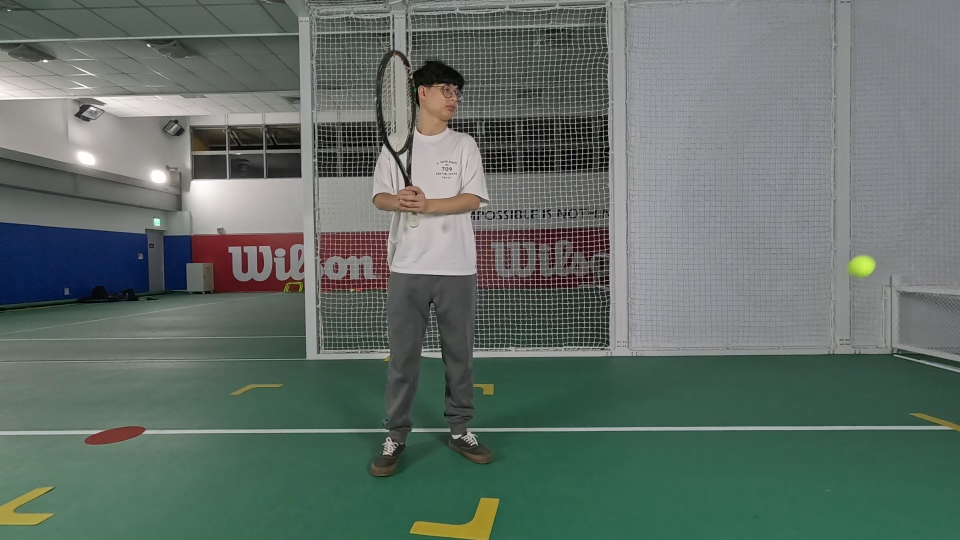
#> input picture frame 14 of input_videos/tennis_45.mp4, 1920 x 1080 px, given in place of 0315_45_sync.mp4, which was not available (shown at 1/2 size)
$ python video_grab_photo.py
#> lines starting #> are read from the running program, lines starting #| are printed output that depends on the picture
import cv2
import os

def play_videos(video1_path, video2_path, base_output_folder='screenshots'):
    # 建立截圖儲存資料夾
#> called with video1_path = 'synchronized_videos/0315_45_sync.mp4', video2_path = 'synchronized_videos/0315_side_sync.mp4', base_output_folder = 'screenshots'
    folder_45 = os.path.join(base_output_folder, '45')
    folder_side = os.path.join(base_output_folder, 'side')
    for folder in [folder_45, folder_side]:
        if not os.path.exists(folder):
            os.makedirs(folder)

    # 開啟兩個影片
    cap1 = cv2.VideoCapture(video1_path)
    cap2 = cv2.VideoCapture(video2_path)

    # 檢查影片是否成功開啟
    if not cap1.isOpened() or not cap2.isOpened():
        print("無法開啟影片檔案")
        return

    # 計數器用於檔名
    screenshot_counter = 0

    # 取得影片總幀數
    total_frames1 = int(cap1.get(cv2.CAP_PROP_FRAME_COUNT))
    total_frames2 = int(cap2.get(cv2.CAP_PROP_FRAME_COUNT))

    # 目前播放的幀數
    current_frame1 = 0
    current_frame2 = 0

    print("控制說明：")
    print("'s': 截圖")
    print("'q': 結束播放")
    print("'a': 倒退 5 幀")
    print("'d': 前進 5 幀")
    print("'z': 倒退 1 幀")
    print("'c': 前進 1 幀")

    while True:
        # 讀取影片的每一幀
        ret1, frame1_original = cap1.read()
#> frame1_original is the input picture: shape (1080, 1920, 3); mean B, G, R 103.8, 110.3, 97.8
        ret2, frame2_original = cap2.read()

        # 如果影片播放完畢就重新播放
        if not ret1:
            cap1.set(cv2.CAP_PROP_POS_FRAMES, 0)
            ret1, frame1_original = cap1.read()
            current_frame1 = 0
        if not ret2:
            cap2.set(cv2.CAP_PROP_POS_FRAMES, 0)
            ret2, frame2_original = cap2.read()
            current_frame2 = 0

        # 製作低解析度版本用於顯示
        frame1_display = cv2.resize(frame1_original, (640, 480))
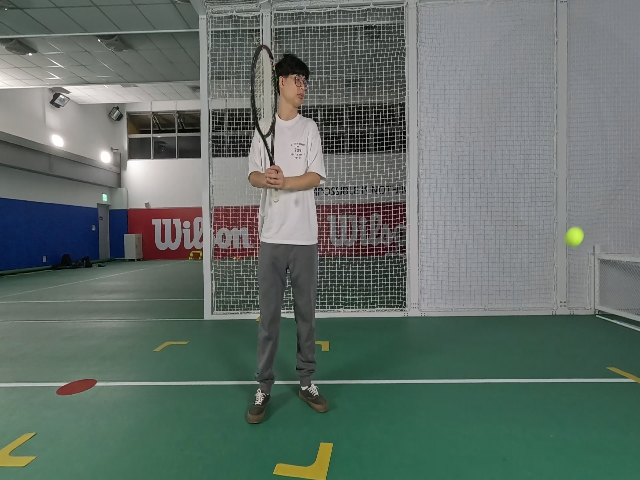
#> frame1_display: shape (480, 640, 3); mean B, G, R 103.8, 110.3, 97.8
        frame2_display = cv2.resize(frame2_original, (640, 480))

        # 顯示影片和目前幀數
        cv2.imshow('Video 1', frame1_display)
        cv2.imshow('Video 2', frame2_display)

        # 顯示進度
        print(f"\r播放進度 - Video 1: {current_frame1}/{total_frames1}, Video 2: {current_frame2}/{total_frames2}", end="")

        # 檢查鍵盤輸入
        key = cv2.waitKey(1) & 0xFF
#> (key q is pressed here)

        # 按下 's' 鍵截圖
        if key == ord('s'):
            # 儲存原始解析度的截圖
            cv2.imwrite(os.path.join(folder_45, f'Indoor_{screenshot_counter}.JPG'), frame1_original)
            cv2.imwrite(os.path.join(folder_side, f'Indoor_{screenshot_counter}.JPG'), frame2_original)
            print(f"\n已儲存截圖: Indoor_{screenshot_counter}.JPG")
            screenshot_counter += 1

        # 影片控制
        elif key == ord('a'):  # 倒退 5 幀
            current_frame1 = max(0, current_frame1 - 5)
            current_frame2 = max(0, current_frame2 - 5)
            cap1.set(cv2.CAP_PROP_POS_FRAMES, current_frame1)
            cap2.set(cv2.CAP_PROP_POS_FRAMES, current_frame2)

        elif key == ord('d'):  # 前進 5 幀
            current_frame1 = min(total_frames1 - 1, current_frame1 + 5)
            current_frame2 = min(total_frames2 - 1, current_frame2 + 5)
            cap1.set(cv2.CAP_PROP_POS_FRAMES, current_frame1)
            cap2.set(cv2.CAP_PROP_POS_FRAMES, current_frame2)

        elif key == ord('z'):  # 倒退 1 幀
            current_frame1 = max(0, current_frame1 - 1)
            current_frame2 = max(0, current_frame2 - 1)
            cap1.set(cv2.CAP_PROP_POS_FRAMES, current_frame1)
            cap2.set(cv2.CAP_PROP_POS_FRAMES, current_frame2)

        elif key == ord('c'):  # 前進 1 幀
            current_frame1 = min(total_frames1 - 1, current_frame1 + 1)
            current_frame2 = min(total_frames2 - 1, current_frame2 + 1)
            cap1.set(cv2.CAP_PROP_POS_FRAMES, current_frame1)
            cap2.set(cv2.CAP_PROP_POS_FRAMES, current_frame2)

        # 按下 'q' 鍵結束程式
        elif key == ord('q'):
            break

        # 更新當前幀數
        current_frame1 = int(cap1.get(cv2.CAP_PROP_POS_FRAMES))
        current_frame2 = int(cap2.get(cv2.CAP_PROP_POS_FRAMES))

    # 釋放資源
    cap1.release()
    cap2.release()
    cv2.destroyAllWindows()

if __name__ == "__main__":
    # 設定影片路徑
    video1_path = "synchronized_videos/0315_45_sync.mp4"
    video2_path = "synchronized_videos/0315_side_sync.mp4"
    play_videos(video1_path, video2_path)

$ run again, starting later in the video
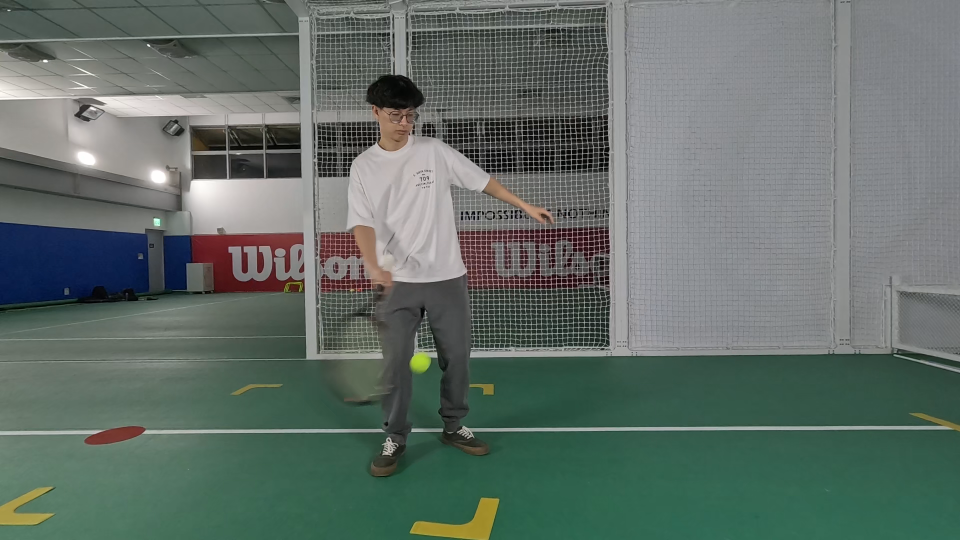
#> input picture frame 63 of input_videos/tennis_45.mp4, 1920 x 1080 px, given in place of 0315_45_sync.mp4, which was not available (shown at 1/2 size)
#> in play_videos, frame1_original is the input picture: shape (1080, 1920, 3); mean B, G, R 103.9, 110.1, 97.6
#> in play_videos, `frame1_display = cv2.resize(frame1_original, (640, 480))`:
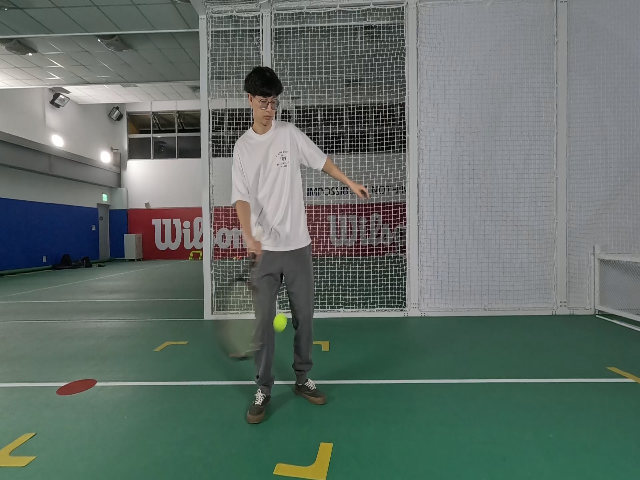
#> frame1_display: shape (480, 640, 3); mean B, G, R 103.9, 110.1, 97.7

$ run again, starting later in the video
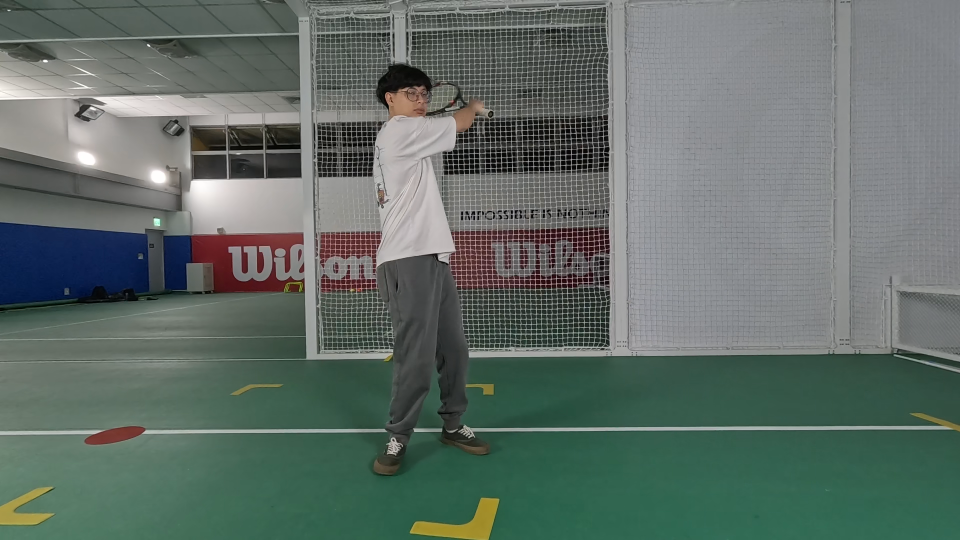
#> input picture frame 112 of input_videos/tennis_45.mp4, 1920 x 1080 px, given in place of 0315_45_sync.mp4, which was not available (shown at 1/2 size)
#> in play_videos, frame1_original is the input picture: shape (1080, 1920, 3); mean B, G, R 103.8, 109.9, 97.1
#> in play_videos, `frame1_display = cv2.resize(frame1_original, (640, 480))`:
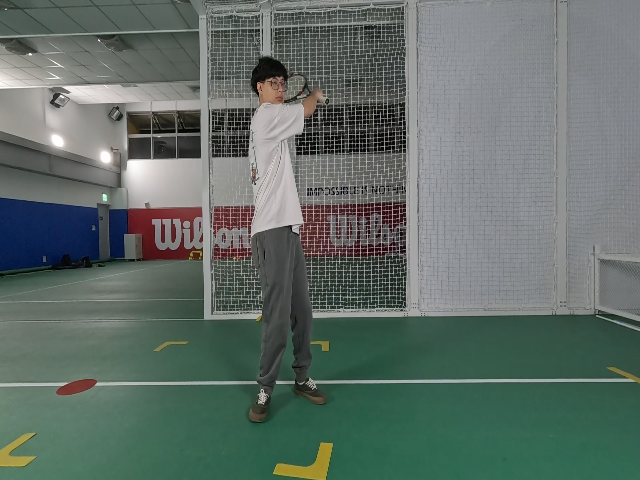
#> frame1_display: shape (480, 640, 3); mean B, G, R 103.8, 109.9, 97.1
